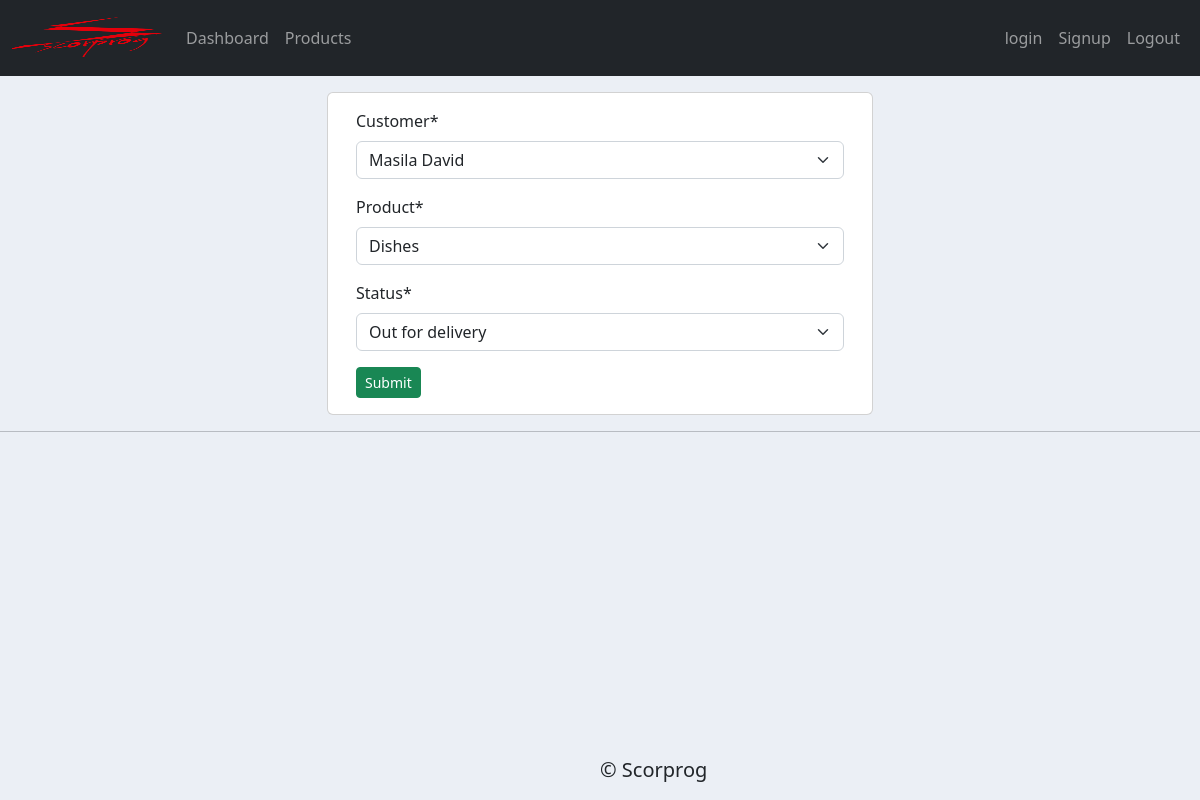
/update_order/5, run on the app's committed database.
### accounts/models.py (models this page shows, shortened)
class Order(models.Model):
    STATUS = (
        ('Pending','Pending'),
        ('Out for delivery','Out for delivery'),
        ('Delivered', 'Delivered')
    )
    customer = models.ForeignKey(Customer, null=True, on_delete=models.SET_NULL)
    product = models.ForeignKey(Product, null=True, on_delete=models.SET_NULL)
    date_created = models.DateTimeField(auto_now_add=True, null=True)
    status = models.CharField(max_length=50, choices=STATUS)

### accounts/views.py (the view)
# urls.py: path('update_order/<int:id>', views.updateOrder, name="update_order"),
def updateOrder(request, id):
    order = Order.objects.get(id=id)
    if request.method == 'POST':
        form = OrderForm(request.POST, instance=order)
        if form.is_valid():
            form.save()
            return redirect('/')
    else:
        form = OrderForm(instance=order)
        context = {
            'form':form
        }
        return render(request, 'accounts/order_form.html', context)

### accounts/forms.py
class OrderForm(ModelForm):
    class Meta:
        model = Order
        fields = '__all__'

### accounts/models.py (called while the page is built)
    def __str__(self):
        return self.first_name + " " + self.last_name

    def __str__(self):
        return self.product_name

### accounts/templates/accounts/order_form.html (shortened to what this page needs)
{% extends 'accounts/base.html'%}
{% load crispy_forms_tags %}
{% load static %}
{% block content %}
<div class="container">
    <div class="row mt-3">
        <div class="col-md-6 mx-auto">
            <div class="card card-body">
                <form action="" method="POST" class="container">
                    {{ form | crispy }}
                    <input type="submit" name="submit" class="btn btn-sm btn-success">
                </form>
            </div>
        </div>
    </div>
</div>
{% endblock content %}

### static/css/main.css (style rules this page uses)
body { background-color: #ebeff5; }

### data on the page
Order: customer "Masila David", product "Dishes", status "Out for delivery"
